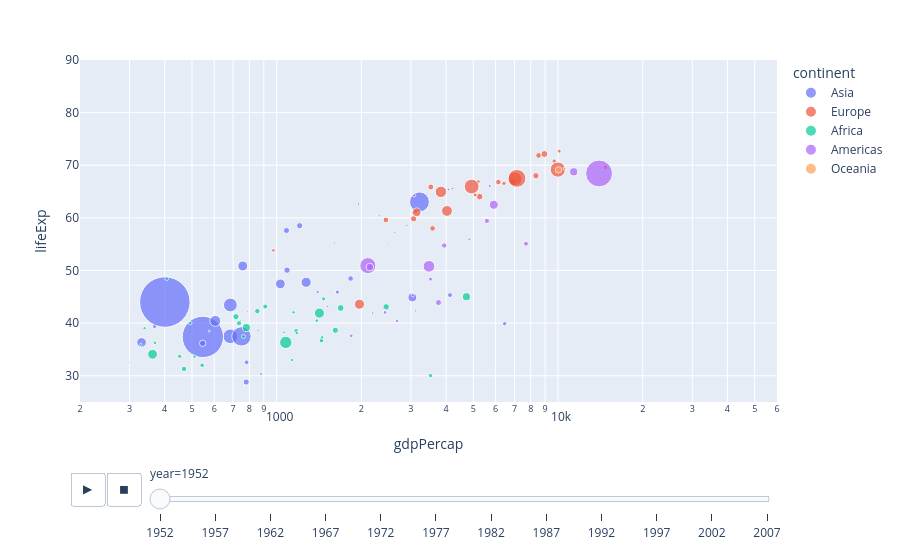

Notebook cell for this chart:
### Markdown cell above
## 5. Animation

`animation_frame` adds a play button and slider. Fix the axis ranges so the frame doesn't jump.

**Caveat:** animation is great for a presentation and poor for comparison. Readers can't hold 1952 in their head while looking at 2007. Pair it with a static view when the comparison matters.

### Code cell
px.scatter(
    gap, 
    x="gdpPercap", 
    y="lifeExp", 
    size="pop", 
    color="continent",
    hover_name="country", 
    log_x=True, 
    size_max=55,
    animation_frame="year", 
    animation_group="country",
    range_x=[200, 60_000], 
    range_y=[25, 90],
)

### Figure 1 — Plotly figure (JSON) as saved in the notebook; plotly's stock layout.template omitted (floating-point values rounded to 4 significant figures)
{"data": [{"hovertemplate": "<b>%{hovertext}</b><br><br>continent=Asia<br>year=1952<br>gdpPercap=%{x}<br>lifeExp=%{y}<br>pop=%{marker.size}<extra></extra>", "hovertext": ["Afghanistan", "Bahrain", "Bangladesh", "Cambodia", "China", "Hong Kong, China", "India", "Indonesia", "Iran", "Iraq", "Israel", "Japan", "Jordan", "Korea, Dem. Rep.", "Korea, Rep.", "Kuwait", "Lebanon", "Malaysia", "Mongolia", "Myanmar", "Nepal", "Oman", "Pakistan", "Philippines", "Saudi Arabia", "Singapore", "Sri Lanka", "Syria", "Taiwan", "Thailand", "Vietnam", "West Bank and Gaza", "Yemen, Rep."], "ids": ["Afghanistan", "Bahrain", "Bangladesh", "Cambodia", "China", "Hong Kong, China", "India", "Indonesia", "Iran", "Iraq", "Israel", "Japan", "Jordan", "Korea, Dem. Rep.", "Korea, Rep.", "Kuwait", "Lebanon", "Malaysia", "Mongolia", "Myanmar", "Nepal", "Oman", "Pakistan", "Philippines", "Saudi Arabia", "Singapore", "Sri Lanka", "Syria", "Taiwan", "Thailand", "Vietnam", "West Bank and Gaza", "Yemen, Rep."], "legendgroup": "Asia", "marker": {"color": "#636efa", "size": [8425333, 120447, 46886859, 4693836, 556263527, 2125900, 372000000, 82052000, 17272000, 5441766, 1620914, 86459025, 607914, 8865488, 20947571, 160000, 1439529, 6748378, 800663, 20092996, 9182536, 507833, 41346560, 22438691, 4005677, 1127000, 7982342, 3661549, 8550362, 21289402, 26246839, 1030585, 4963829], "sizemode": "area", "sizeref": 435900.0, "symbol": "circle"}, "mode": "markers", "name": "Asia", "orientation": "v", "showlegend": true, "type": "scatter", "x": [779.4, 9867.0, 684.2, 368.5, 400.4, 3054.0, 546.6, 749.7, 3035.0, 4130.0, 4087.0, 3217.0, 1547.0, 1088.0, 1031.0, 108400.0, 4835.0, 1831.0, 786.6, 331.0, 545.9, 1828.0, 684.6, 1273.0, 6460.0, 2315.0, 1084.0, 1643.0, 1207.0, 757.8, 605.1, 1516.0, 781.7], "xaxis": "x", "y": [28.8, 50.94, 37.48, 39.42, 44.0, 60.96, 37.37, 37.47, 44.87, 45.32, 65.39, 63.03, 43.16, 50.06, 47.45, 55.56, 55.93, 48.46, 42.24, 36.32, 36.16, 37.58, 43.44, 47.75, 39.88, 60.4, 57.59, 45.88, 58.5, 50.85, 40.41, 43.16, 32.55], "yaxis": "y"}, {"hovertemplate": "<b>%{hovertext}</b><br><br>continent=Europe<br>year=1952<br>gdpPercap=%{x}<br>lifeExp=%{y}<br>pop=%{marker.size}<extra></extra>", "hovertext": ["Albania", "Austria", "Belgium", "Bosnia and Herzegovina", "Bulgaria", "Croatia", "Czech Republic", "Denmark", "Finland", "France", "Germany", "Greece", "Hungary", "Iceland", "Ireland", "Italy", "Montenegro", "Netherlands", "Norway", "Poland", "Portugal", "Romania", "Serbia", "Slovak Republic", "Slovenia", "Spain", "Sweden", "Switzerland", "Turkey", "United Kingdom"], "ids": ["Albania", "Austria", "Belgium", "Bosnia and Herzegovina", "Bulgaria", "Croatia", "Czech Republic", "Denmark", "Finland", "France", "Germany", "Greece", "Hungary", "Iceland", "Ireland", "Italy", "Montenegro", "Netherlands", "Norway", "Poland", "Portugal", "Romania", "Serbia", "Slovak Republic", "Slovenia", "Spain", "Sweden", "Switzerland", "Turkey", "United Kingdom"], "legendgroup": "Europe", "marker": {"color": "#EF553B", "size": [1282697, 6927772, 8730405, 2791000, 7274900, 3882229, 9125183, 4334000, 4090500, 42459667, 69145952, 7733250, 9504000, 147962, 2952156, 47666000, 413834, 10381988, 3327728, 25730551, 8526050, 16630000, 6860147, 3558137, 1489518, 28549870, 7124673, 4815000, 22235677, 50430000], "sizemode": "area", "sizeref": 435900.0, "symbol": "circle"}, "mode": "markers", "name": "Europe", "orientation": "v", "showlegend": true, "type": "scatter", "x": [1601.0, 6137.0, 8343.0, 973.5, 2444.0, 3119.0, 6876.0, 9692.0, 6425.0, 7030.0, 7144.0, 3531.0, 5264.0, 7268.0, 5210.0, 4931.0, 2648.0, 8942.0, 10100.0, 4029.0, 3068.0, 3145.0, 3581.0, 5075.0, 4215.0, 3834.0, 8528.0, 14730.0, 1969.0, 9980.0], "xaxis": "x", "y": [55.23, 66.8, 68.0, 53.82, 59.6, 61.21, 66.87, 70.78, 66.55, 67.41, 67.5, 65.86, 64.03, 72.49, 66.91, 65.94, 59.16, 72.13, 72.67, 61.31, 59.82, 61.05, 58.0, 64.36, 65.57, 64.94, 71.86, 69.62, 43.59, 69.18], "yaxis": "y"}, {"hovertemplate": "<b>%{hovertext}</b><br><br>continent=Africa<br>year=1952<br>gdpPercap=%{x}<br>lifeExp=%{y}<br>pop=%{marker.size}<extra></extra>", "hovertext": ["Algeria", "Angola", "Benin", "Botswana", "Burkina Faso", "Burundi", "Cameroon", "Central African Republic", "Chad", "Comoros", "Congo, Dem. Rep.", "Congo, Rep.", "Cote d'Ivoire", "Djibouti", "Egypt", "Equatorial Guinea", "Eritrea", "Ethiopia", "Gabon", "Gambia", "Ghana", "Guinea", "Guinea-Bissau", "Kenya", "Lesotho", "Liberia", "Libya", "Madagascar", "Malawi", "Mali", "Mauritania", "Mauritius", "Morocco", "Mozambique", "Namibia", "Niger", "Nigeria", "Reunion", "Rwanda", "Sao Tome and Principe", "Senegal", "Sierra Leone", "Somalia", "South Africa", "Sudan", "Swaziland", "Tanzania", "Togo", "Tunisia", "Uganda", "Zambia", "Zimbabwe"], "ids": ["Algeria", "Angola", "Benin", "Botswana", "Burkina Faso", "Burundi", "Cameroon", "Central African Republic", "Chad", "Comoros", "Congo, Dem. Rep.", "Congo, Rep.", "Cote d'Ivoire", "Djibouti", "Egypt", "Equatorial Guinea", "Eritrea", "Ethiopia", "Gabon", "Gambia", "Ghana", "Guinea", "Guinea-Bissau", "Kenya", "Lesotho", "Liberia", "Libya", "Madagascar", "Malawi", "Mali", "Mauritania", "Mauritius", "Morocco", "Mozambique", "Namibia", "Niger", "Nigeria", "Reunion", "Rwanda", "Sao Tome and Principe", "Senegal", "Sierra Leone", "Somalia", "South Africa", "Sudan", "Swaziland", "Tanzania", "Togo", "Tunisia", "Uganda", "Zambia", "Zimbabwe"], "legendgroup": "Africa", "marker": {"color": "#00cc96", "size": [9279525, 4232095, 1738315, 442308, 4469979, 2445618, 5009067, 1291695, 2682462, 153936, 14100005, 854885, 2977019, 63149, 22223309, 216964, 1438760, 20860941, 420702, 284320, 5581001, 2664249, 580653, 6464046, 748747, 863308, 1019729, 4762912, 2917802, 3838168, 1022556, 516556, 9939217, 6446316, 485831, 3379468, 33119096, 257700, 2534927, 60011, 2755589, 2143249, 2526994, 14264935, 8504667, 290243, 8322925, 1219113, 3647735, 5824797, 2672000, 3080907], "sizemode": "area", "sizeref": 435900.0, "symbol": "circle"}, "mode": "markers", "name": "Africa", "orientation": "v", "showlegend": true, "type": "scatter", "x": [2449.0, 3521.0, 1063.0, 851.2, 543.3, 339.3, 1173.0, 1071.0, 1179.0, 1103.0, 780.5, 2126.0, 1389.0, 2670.0, 1419.0, 375.6, 328.9, 362.1, 4293.0, 485.2, 911.3, 510.2, 299.9, 853.5, 298.8, 575.6, 2388.0, 1443.0, 369.2, 452.3, 743.1, 1968.0, 1688.0, 468.5, 2424.0, 761.9, 1077.0, 2719.0, 493.3, 879.6, 1450.0, 879.8, 1136.0, 4725.0, 1616.0, 1148.0, 716.7, 859.8, 1468.0, 734.8, 1147.0, 406.9], "xaxis": "x", "y": [43.08, 30.02, 38.22, 47.62, 31.98, 39.03, 38.52, 35.46, 38.09, 40.72, 39.14, 42.11, 40.48, 34.81, 41.89, 34.48, 35.93, 34.08, 37.0, 30.0, 43.15, 33.61, 32.5, 42.27, 42.14, 38.48, 42.72, 36.68, 36.26, 33.69, 40.54, 50.99, 42.87, 31.29, 41.73, 37.44, 36.32, 52.72, 40.0, 46.47, 37.28, 30.33, 32.98, 45.01, 38.63, 41.41, 41.22, 38.6, 44.6, 39.98, 42.04, 48.45], "yaxis": "y"}, {"hovertemplate": "<b>%{hovertext}</b><br><br>continent=Americas<br>year=1952<br>gdpPercap=%{x}<br>lifeExp=%{y}<br>pop=%{marker.size}<extra></extra>", "hovertext": ["Argentina", "Bolivia", "Brazil", "Canada", "Chile", "Colombia", "Costa Rica", "Cuba", "Dominican Republic", "Ecuador", "El Salvador", "Guatemala", "Haiti", "Honduras", "Jamaica", "Mexico", "Nicaragua", "Panama", "Paraguay", "Peru", "Puerto Rico", "Trinidad and Tobago", "United States", "Uruguay", "Venezuela"], "ids": ["Argentina", "Bolivia", "Brazil", "Canada", "Chile", "Colombia", "Costa Rica", "Cuba", "Dominican Republic", "Ecuador", "El Salvador", "Guatemala", "Haiti", "Honduras", "Jamaica", "Mexico", "Nicaragua", "Panama", "Paraguay", "Peru", "Puerto Rico", "Trinidad and Tobago", "United States", "Uruguay", "Venezuela"], "legendgroup": "Americas", "marker": {"color": "#ab63fa", "size": [17876956, 2883315, 56602560, 14785584, 6377619, 12350771, 926317, 6007797, 2491346, 3548753, 2042865, 3146381, 3201488, 1517453, 1426095, 30144317, 1165790, 940080, 1555876, 8025700, 2227000, 662850, 157553000, 2252965, 5439568], "sizemode": "area", "sizeref": 435900.0, "symbol": "circle"}, "mode": "markers", "name": "Americas", "orientation": "v", "showlegend": true, "type": "scatter", "x": [5911.0, 2677.0, 2109.0, 11370.0, 3940.0, 2144.0, 2627.0, 5587.0, 1398.0, 3522.0, 3048.0, 2428.0, 1840.0, 2195.0, 2899.0, 3478.0, 3112.0, 2480.0, 1952.0, 3759.0, 3082.0, 3023.0, 13990.0, 5717.0, 7690.0], "xaxis": "x", "y": [62.48, 40.41, 50.92, 68.75, 54.74, 50.64, 57.21, 59.42, 45.93, 48.36, 45.26, 42.02, 37.58, 41.91, 58.53, 50.79, 42.31, 55.19, 62.65, 43.9, 64.28, 59.1, 68.44, 66.07, 55.09], "yaxis": "y"}, {"hovertemplate": "<b>%{hovertext}</b><br><br>continent=Oceania<br>year=1952<br>gdpPercap=%{x}<br>lifeExp=%{y}<br>pop=%{marker.size}<extra></extra>", "hovertext": ["Australia", "New Zealand"], "ids": ["Australia", "New Zealand"], "legendgroup": "Oceania", "marker": {"color": "#FFA15A", "size": [8691212, 1994794], "sizemode": "area", "sizeref": 435900.0, "symbol": "circle"}, "mode": "markers", "name": "Oceania", "orientation": "v", "showlegend": true, "type": "scatter", "x": [10040.0, 10560.0], "xaxis": "x", "y": [69.12, 69.39], "yaxis": "y"}], "layout": {"legend": {"itemsizing": "constant", "title": {"text": "continent"}, "tracegroupgap": 0}, "margin": {"t": 60}, "sliders": [{"active": 0, "currentvalue": {"prefix": "year="}, "len": 0.9, "pad": {"b": 10, "t": 60}, "steps": [{"args": [["1952"], {"frame": {"duration": 0, "redraw": false}, "fromcurrent": true, "mode": "immediate", "transition": {"duration": 0, "easing": "linear"}}], "label": "1952", "method": "animate"}, {"args": [["1957"], {"frame": {"duration": 0, "redraw": false}, "fromcurrent": true, "mode": "immediate", "transition": {"duration": 0, "easing": "linear"}}], "label": "1957", "method": "animate"}, {"args": [["1962"], {"frame": {"duration": 0, "redraw": false}, "fromcurrent": true, "mode": "immediate", "transition": {"duration": 0, "easing": "linear"}}], "label": "1962", "method": "animate"}, {"args": [["1967"], {"frame": {"duration": 0, "redraw": false}, "fromcurrent": true, "mode": "immediate", "transition": {"duration": 0, "easing": "linear"}}], "label": "1967", "method": "animate"}, {"args": [["1972"], {"frame": {"duration": 0, "redraw": false}, "fromcurrent": true, "mode": "immediate", "transition": {"duration": 0, "easing": "linear"}}], "label": "1972", "method": "animate"}, {"args": [["1977"], {"frame": {"duration": 0, "redraw": false}, "fromcurrent": true, "mode": "immediate", "transition": {"duration": 0, "easing": "linear"}}], "label": "1977", "method": "animate"}, {"args": [["1982"], {"frame": {"duration": 0, "redraw": false}, "fromcurrent": true, "mode": "immediate", "transition": {"duration": 0, "easing": "linear"}}], "label": "1982", "method": "animate"}, {"args": [["1987"], {"frame": {"duration": 0, "redraw": false}, "fromcurrent": true, "mode": "immediate", "transition": {"duration": 0, "easing": "linear"}}], "label": "1987", "method": "animate"}, {"args": [["1992"], {"frame": {"duration": 0, "redraw": false}, "fromcurrent": true, "mode": "immediate", "transition": {"duration": 0, "easing": "linear"}}], "label": "1992", "method": "animate"}, {"args": [["1997"], {"frame": {"duration": 0, "redraw": false}, "fromcurrent": true, "mode": "immediate", "transition": {"duration": 0, "easing": "linear"}}], "label": "1997", "method": "animate"}, {"args": [["2002"], {"frame": {"duration": 0, "redraw": false}, "fromcurrent": true, "mode": "immediate", "transition": {"duration": 0, "easing": "linear"}}], "label": "2002", "method": "animate"}, {"args": [["2007"], {"frame": {"duration": 0, "redraw": false}, "fromcurrent": true, "mode": "immediate", "transition": {"duration": 0, "easing": "linear"}}], "label": "2007", "method": "animate"}], "x": 0.1, "xanchor": "left", "y": 0, "yanchor": "top"}], "updatemenus": [{"buttons": [{"args": [null, {"frame": {"duration": 500, "redraw": false}, "fromcurrent": true, "mode": "immediate", "transition": {"duration": 500, "easing": "linear"}}], "label": "&#9654;", "method": "animate"}, {"args": [[null], {"frame": {"duration": 0, "redraw": false}, "fromcurrent": true, "mode": "immediate", "transition": {"duration": 0, "easing": "linear"}}], "label": "&#9724;", "method": "animate"}], "direction": "left", "pad": {"r": 10, "t": 70}, "showactive": false, "type": "buttons", "x": 0.1, "xanchor": "right", "y": 0, "yanchor": "top"}], "xaxis": {"anchor": "y", "domain": [0, 1], "range": [2.301, 4.778], "title": {"text": "gdpPercap"}, "type": "log"}, "yaxis": {"anchor": "x", "domain": [0, 1], "range": [25, 90], "title": {"text": "lifeExp"}}}}
